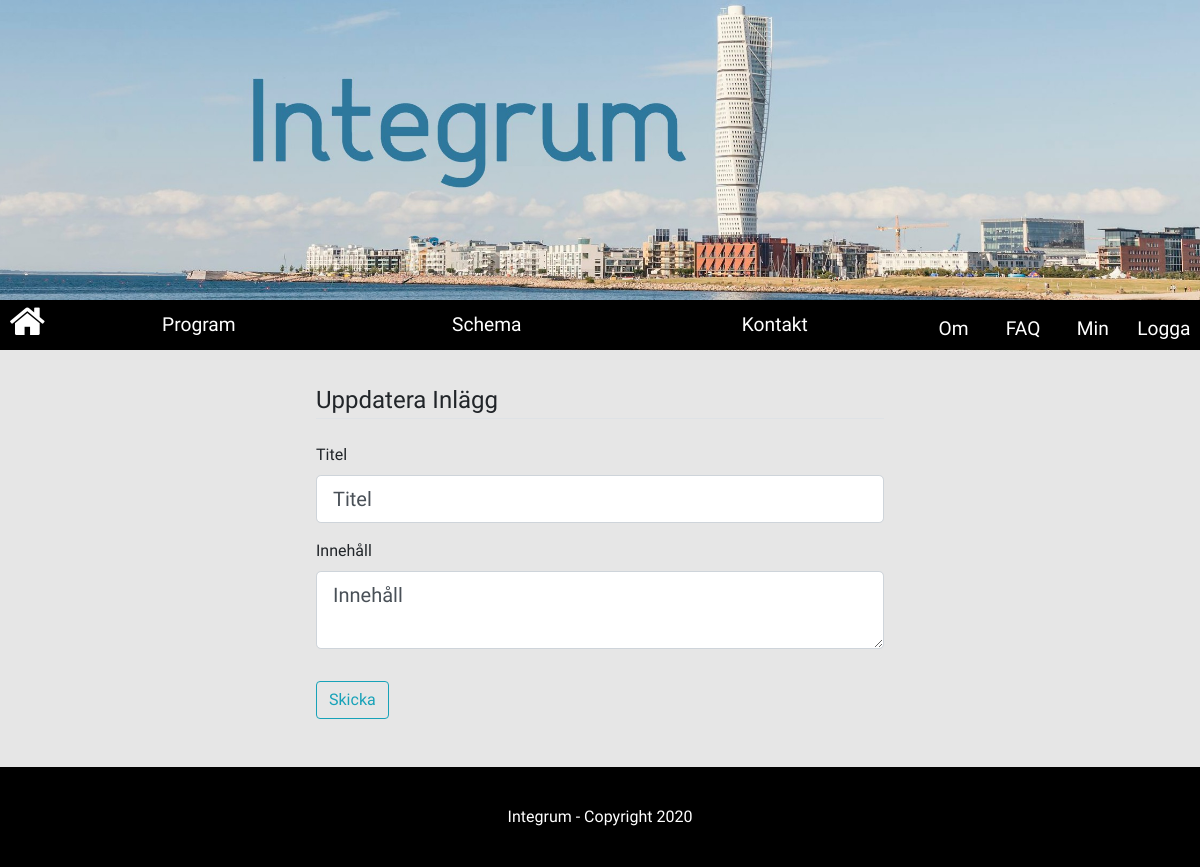
Screenshot of /post/1/update (signed in) with the database file from the repository.
### flask_integrum/models.py (models this page shows, shortened)
class Post(db.Model):
    id = db.Column(db.Integer, primary_key=True)
    title = db.Column(db.String(100), nullable=False)
    date_posted = db.Column(db.DateTime, nullable=False, default=datetime.utcnow)
    content = db.Column(db.Text, nullable=False)
    user_id = db.Column(db.Integer, db.ForeignKey("user.id"), nullable=False)

### flask_integrum/routes.py (the view)
@app.route("/post/<int:post_id>/update", methods=["GET", "POST"])
@login_required
def update_post(post_id):
    post = Post.query.get_or_404(post_id)
    if post.author != current_user:
        abort(403)
    form = PostForm()
    if form.validate_on_submit():
        post.title = form.title.data
        post.content = form.content.data
        db.session.commit()
        flash("Inlägget har uppdaterats!", "success")
        return redirect(url_for("post", post_id=post.id))
    elif request.method == "GET":
        form.title.data = post.title
        form.content.data = post.content
    return render_template("create_post.html", title="Update Post", form=form, legend="Uppdatera Inlägg")

### flask_integrum/forms.py
class PostForm(FlaskForm):
    title = StringField('Titel', validators=[DataRequired(message="Du måste ange en titel!")])
    content = TextAreaField('Innehåll', validators=[DataRequired(message="Du måste skriva något!")])
    submit = SubmitField('Skicka')

### flask_integrum/models.py (called while the page is built)
@login_manager.user_loader
def load_user(user_id):
    return User.query.get(int(user_id))

### flask_integrum/templates/create_post.html (shortened to what this page needs)
{% extends "layout.html" %}
{% block content %}
<div class="content-section">
    <form method="POST" action="">
        <fieldset class="form-group">
            <legend class="border-bottom mb-4">{{ legend }}</legend>
            <div class="form-group">
                {{ form.title.label(class="form-control-label") }}
                {% if form.title.errors %}
                    {{ form.title(class="form-control form-control-lg is-invalid") }}
                    <div class="invalid-feedback">
                        {% for error in form.title.errors %}
                            <span>{{ error }}</span>
                        {% endfor %}
                    </div>
                {% else %}
                    {{ form.title(class="form-control form-control-lg") }}
                {% endif %}
            </div>
            <div class="form-group">
                {{ form.content.label(class="form-control-label") }}
                {% if form.content.errors %}
                    {{ form.content(class="form-control form-control-lg is-invalid") }}
                    <div class="invalid-feedback">
                        {% for error in form.content.errors %}
                            <span>{{ error }}</span>
                        {% endfor %}
                    </div>
                {% else %}
                    {{ form.content(class="form-control form-control-lg") }}
                {% endif %}
            </div>
        </fieldset>
        <div class="form-group">
            {{ form.submit(class="btn btn-outline-info") }}
        </div>
    </form>
</div>
{% endblock content %}

### flask_integrum/static/css/style.css (style rules this page uses)
body { margin: 0; font-size: 1em; font-family: 'Baloo Chettan 2', cursive; }
#wrapper > main > .content-section { width: 50%; margin: 0 auto; }

### rows the page displays
Post: title.label "Titel", title "Titel", content.label "Innehåll", content "Innehåll"

### other values shown
{{ legend }} "Uppdatera Inlägg"
